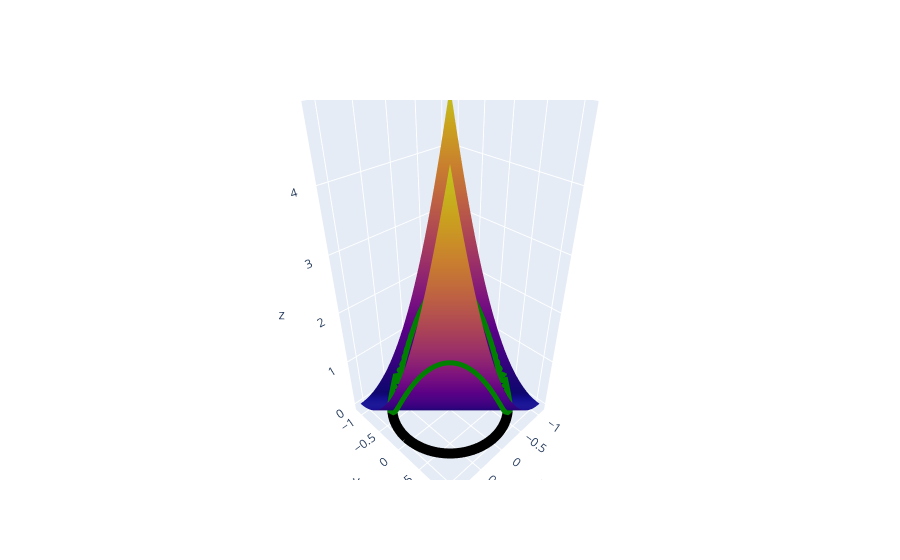

This figure's notebook cell:
### Markdown cell above
- **2a** El siguiente bloque de código muestra en un gráfico 3D la función a maximizar $f(x,y)$, la restricción $g(x,y)$ sobre el plano $OXY$ y su proyección sobre $f(x,y)$. Estima visualmente dónde aparecerán los máximos del problema.

### Code cell
# Create a grid of x and y values
x = np.linspace(-1.1, 1.1, 200)
y = np.linspace(-1.1, 1.1, 200)
X, Y = np.meshgrid(x, y)

# Calculate the function values
Z = f(X, Y)
# Create the 3D surface plot
fig = go.Figure()

# Add the 3D surface plot
fig.add_trace(go.Surface(z=Z, x=X, y=Y, name="f(x, y) = x + y", showscale=False))

# Create the 2D circle curve in the OXY plane
t = np.linspace(0, 2 * np.pi, 100)

trace_circle_OXY = go.Scatter3d(
    x=np.cos(t),
    y=np.sin(t),
    z=np.zeros_like(x),
    mode="lines",
    marker=dict(color="black", size=20),
    line=dict(width=20),
    showlegend=False,
)

trace_circle_proj = go.Scatter3d(
    x=np.cos(t),
    y=np.sin(t),
    z=f(np.cos(t), np.sin(t)),
    mode="lines",
    marker=dict(color="green", size=20),
    line=dict(width=20),
    showlegend=False,
)

# Add the 2D circle projection onto the OXY plane
fig.add_trace(trace_circle_OXY)
fig.add_trace(trace_circle_proj)

fig.show()
